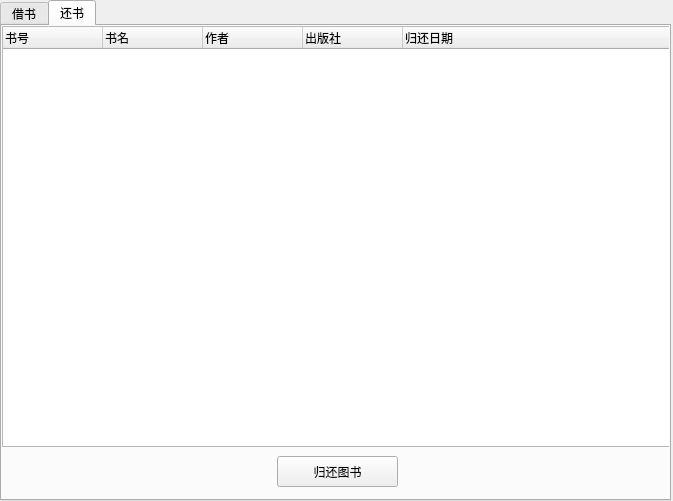
<?xml version="1.0" encoding="UTF-8"?>
<ui version="4.0">
 <class>UserInterface</class>
 <widget class="QWidget" name="UserInterface">
  <property name="geometry">
   <rect>
    <x>0</x>
    <y>0</y>
    <width>673</width>
    <height>501</height>
   </rect>
  </property>
  <property name="windowTitle">
   <string>Form</string>
  </property>
  <widget class="QTabWidget" name="tabWidget">
   <property name="geometry">
    <rect>
     <x>0</x>
     <y>0</y>
     <width>671</width>
     <height>501</height>
    </rect>
   </property>
   <property name="currentIndex">
    <number>1</number>
   </property>
   <widget class="QWidget" name="tab">
    <property name="whatsThis">
     <string>&lt;html&gt;&lt;head/&gt;&lt;body&gt;&lt;p&gt;&lt;br/&gt;&lt;/p&gt;&lt;/body&gt;&lt;/html&gt;</string>
    </property>
    <attribute name="title">
     <string>借书</string>
    </attribute>
    <widget class="QTreeWidget" name="BorrorTreeWidget">
     <property name="geometry">
      <rect>
       <x>0</x>
       <y>0</y>
       <width>671</width>
       <height>421</height>
      </rect>
     </property>
     <column>
      <property name="text">
       <string>书号</string>
      </property>
     </column>
     <column>
      <property name="text">
       <string>书名</string>
      </property>
     </column>
     <column>
      <property name="text">
       <string>作者</string>
      </property>
     </column>
     <column>
      <property name="text">
       <string>出版社</string>
      </property>
     </column>
     <column>
      <property name="text">
       <string>库存</string>
      </property>
     </column>
    </widget>
    <widget class="QPushButton" name="BorrorBookBtn">
     <property name="geometry">
      <rect>
       <x>275</x>
       <y>430</y>
       <width>121</width>
       <height>31</height>
      </rect>
     </property>
     <property name="text">
      <string>借出图书</string>
     </property>
    </widget>
   </widget>
   <widget class="QWidget" name="tab_2">
    <attribute name="title">
     <string>还书</string>
    </attribute>
    <widget class="QTreeWidget" name="ReturnTreeWidget">
     <property name="geometry">
      <rect>
       <x>0</x>
       <y>0</y>
       <width>671</width>
       <height>421</height>
      </rect>
     </property>
     <column>
      <property name="text">
       <string>书号</string>
      </property>
     </column>
     <column>
      <property name="text">
       <string>书名</string>
      </property>
     </column>
     <column>
      <property name="text">
       <string>作者</string>
      </property>
     </column>
     <column>
      <property name="text">
       <string>出版社</string>
      </property>
     </column>
     <column>
      <property name="text">
       <string>归还日期</string>
      </property>
     </column>
    </widget>
    <widget class="QPushButton" name="RestoreBookBtn">
     <property name="geometry">
      <rect>
       <x>275</x>
       <y>430</y>
       <width>121</width>
       <height>31</height>
      </rect>
     </property>
     <property name="text">
      <string>归还图书</string>
     </property>
    </widget>
   </widget>
  </widget>
 </widget>
 <resources/>
 <connections/>
</ui>
